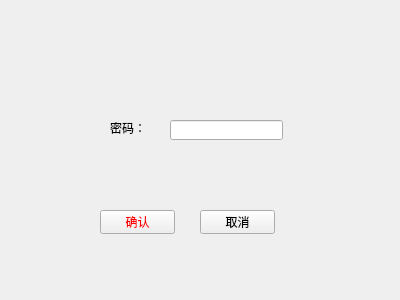
<?xml version="1.0" encoding="UTF-8"?>
<ui version="4.0">
 <class>Frm_User_Delete</class>
 <widget class="QWidget" name="Frm_User_Delete">
  <property name="geometry">
   <rect>
    <x>0</x>
    <y>0</y>
    <width>400</width>
    <height>300</height>
   </rect>
  </property>
  <property name="windowTitle">
   <string>Form</string>
  </property>
  <widget class="QLabel" name="lbl_pwd">
   <property name="geometry">
    <rect>
     <x>110</x>
     <y>120</y>
     <width>54</width>
     <height>16</height>
    </rect>
   </property>
   <property name="text">
    <string>密码：</string>
   </property>
  </widget>
  <widget class="QLineEdit" name="txt_pwd">
   <property name="geometry">
    <rect>
     <x>170</x>
     <y>120</y>
     <width>113</width>
     <height>20</height>
    </rect>
   </property>
   <property name="echoMode">
    <enum>QLineEdit::EchoMode::Password</enum>
   </property>
  </widget>
  <widget class="QPushButton" name="btn_del">
   <property name="geometry">
    <rect>
     <x>100</x>
     <y>210</y>
     <width>75</width>
     <height>24</height>
    </rect>
   </property>
   <property name="styleSheet">
    <string notr="true">color:rgb(255, 0, 0);</string>
   </property>
   <property name="text">
    <string>确认</string>
   </property>
  </widget>
  <widget class="QPushButton" name="btn_cancel">
   <property name="geometry">
    <rect>
     <x>200</x>
     <y>210</y>
     <width>75</width>
     <height>24</height>
    </rect>
   </property>
   <property name="text">
    <string>取消</string>
   </property>
  </widget>
 </widget>
 <resources/>
 <connections/>
</ui>
